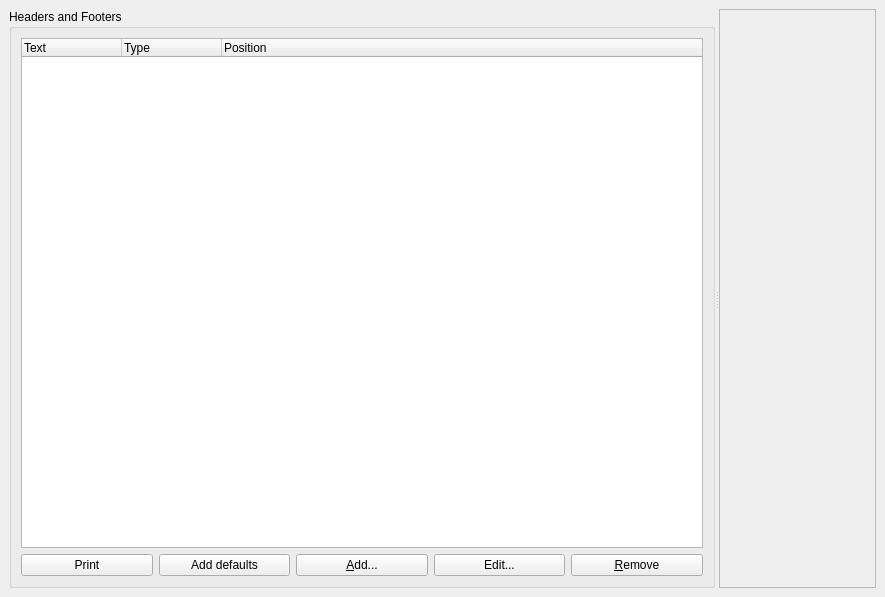
<?xml version="1.0" encoding="UTF-8"?>
<ui version="4.0">
 <class>MainWindow</class>
 <widget class="QWidget" name="MainWindow">
  <property name="geometry">
   <rect>
    <x>0</x>
    <y>0</y>
    <width>885</width>
    <height>597</height>
   </rect>
  </property>
  <property name="windowTitle">
   <string>KD Chart 2 example: Headers and Footers</string>
  </property>
  <layout class="QVBoxLayout">
   <property name="spacing">
    <number>6</number>
   </property>
   <property name="leftMargin">
    <number>9</number>
   </property>
   <property name="topMargin">
    <number>9</number>
   </property>
   <property name="rightMargin">
    <number>9</number>
   </property>
   <property name="bottomMargin">
    <number>9</number>
   </property>
   <item>
    <widget class="QSplitter" name="splitter">
     <property name="orientation">
      <enum>Qt::Horizontal</enum>
     </property>
     <widget class="QSplitter" name="splitter2">
      <property name="orientation">
       <enum>Qt::Vertical</enum>
      </property>
      <widget class="QGroupBox" name="groupBox">
       <property name="title">
        <string>Headers and Footers</string>
       </property>
       <layout class="QVBoxLayout">
        <property name="spacing">
         <number>6</number>
        </property>
        <property name="leftMargin">
         <number>9</number>
        </property>
        <property name="topMargin">
         <number>9</number>
        </property>
        <property name="rightMargin">
         <number>9</number>
        </property>
        <property name="bottomMargin">
         <number>9</number>
        </property>
        <item>
         <widget class="QTreeWidget" name="headersTV">
          <column>
           <property name="text">
            <string>Text</string>
           </property>
          </column>
          <column>
           <property name="text">
            <string>Type</string>
           </property>
          </column>
          <column>
           <property name="text">
            <string>Position</string>
           </property>
          </column>
         </widget>
        </item>
        <item>
         <layout class="QHBoxLayout">
          <property name="spacing">
           <number>6</number>
          </property>
          <property name="leftMargin">
           <number>0</number>
          </property>
          <property name="topMargin">
           <number>0</number>
          </property>
          <property name="rightMargin">
           <number>0</number>
          </property>
          <property name="bottomMargin">
           <number>0</number>
          </property>
          <item>
           <widget class="QPushButton" name="printButton">
            <property name="text">
             <string>Print</string>
            </property>
           </widget>
          </item>
          <item>
           <widget class="QPushButton" name="defaultButton">
            <property name="text">
             <string>Add defaults</string>
            </property>
           </widget>
          </item>
          <item>
           <widget class="QPushButton" name="addHeaderPB">
            <property name="text">
             <string>&amp;Add...</string>
            </property>
           </widget>
          </item>
          <item>
           <widget class="QPushButton" name="editHeaderPB">
            <property name="text">
             <string>Edit...</string>
            </property>
           </widget>
          </item>
          <item>
           <widget class="QPushButton" name="removeHeaderPB">
            <property name="text">
             <string>&amp;Remove</string>
            </property>
           </widget>
          </item>
         </layout>
        </item>
       </layout>
      </widget>
     </widget>
     <widget class="QFrame" name="chartFrame">
      <property name="frameShape">
       <enum>QFrame::StyledPanel</enum>
      </property>
      <property name="frameShadow">
       <enum>QFrame::Raised</enum>
      </property>
     </widget>
    </widget>
   </item>
  </layout>
 </widget>
 <resources/>
 <connections/>
</ui>
